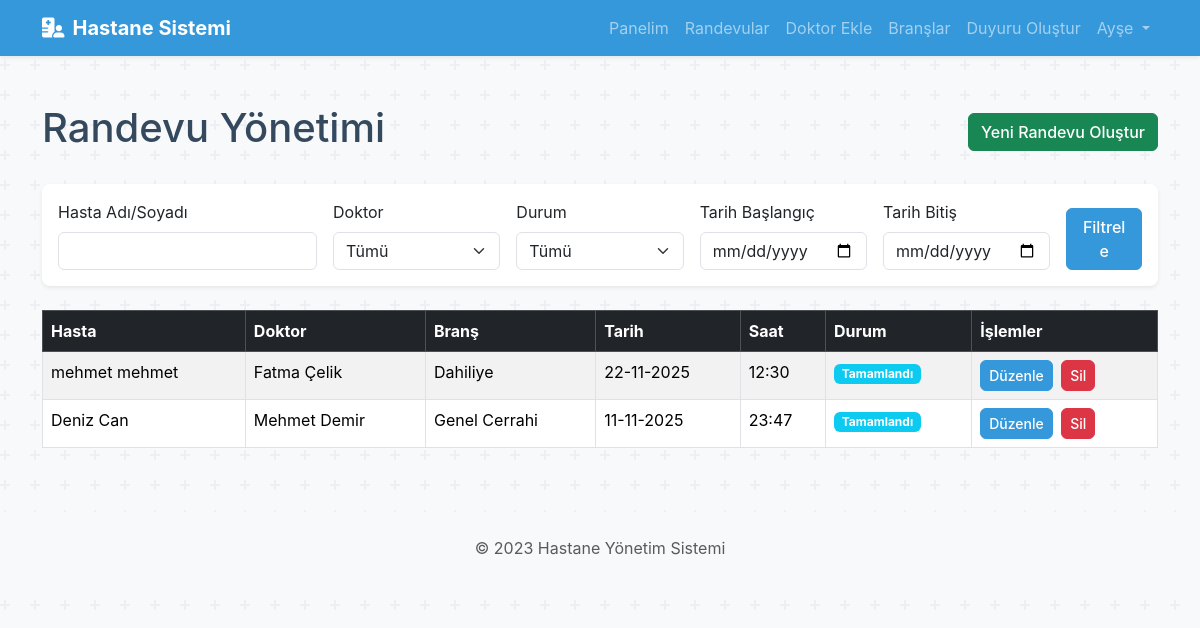
The app's page /sekreter_randevu_yonetimi (signed in) with its own data.
### app.py (models this page shows, shortened)
class Randevu(db.Model):
    id = db.Column(db.Integer, primary_key=True)
    hasta_id = db.Column(db.Integer, db.ForeignKey('kullanici.id'), nullable=False)
    doktor_id = db.Column(db.Integer, db.ForeignKey('kullanici.id'), nullable=False)
    tarih = db.Column(db.DateTime, nullable=False)
    sikayet = db.Column(db.Text, nullable=True)
    durum = db.Column(db.String(50), default='Bekleniyor') # Bekleniyor, Tamamlandı, İptal

class Kullanici(db.Model):
    id = db.Column(db.Integer, primary_key=True)
    email = db.Column(db.String(100), unique=True, nullable=False)
    sifre = db.Column(db.String(200), nullable=False)
    ad = db.Column(db.String(50), nullable=False)
    soyad = db.Column(db.String(50), nullable=False)
    rol = db.Column(db.String(20), nullable=False) # 'hasta', 'doktor', 'sekreter'
    __mapper_args__ = {
        'polymorphic_identity': 'kullanici',
        'polymorphic_on': rol
    }

class Hasta(Kullanici):
    __mapper_args__ = {'polymorphic_identity': 'hasta'}
    randevular = db.relationship(
        'Randevu',
        foreign_keys='Randevu.hasta_id',
        backref='hasta',
        lazy=True
    )

class Brans(db.Model):
    id = db.Column(db.Integer, primary_key=True)
    ad = db.Column(db.String(100), unique=True, nullable=False)
    emoji = db.Column(db.String(10), nullable=True) # Emoji için yeni alan
    doktorlar = db.relationship('Doktor', backref='brans', lazy=True)

### app.py (the view)
@app.route('/sekreter_randevu_yonetimi')
@login_required(role='sekreter')
def sekreter_randevu_yonetimi():
    q_hasta = request.args.get('q_hasta', '')
    q_doktor_id = request.args.get('q_doktor_id', '')
    q_durum = request.args.get('q_durum', '')
    q_tarih_bas = request.args.get('q_tarih_bas', '')
    q_tarih_bit = request.args.get('q_tarih_bit', '')
    doktor_alias = aliased(Doktor)
    hasta_alias = aliased(Hasta)
    query = Randevu.query.join(doktor_alias, Randevu.doktor_id == doktor_alias.id)\
                         .join(hasta_alias, Randevu.hasta_id == hasta_alias.id)
    if q_hasta:
        search = f"%{q_hasta}%"
        query = query.filter(or_(hasta_alias.ad.ilike(search), hasta_alias.soyad.ilike(search)))
    if q_doktor_id:
        query = query.filter(doktor_alias.id == q_doktor_id)
    if q_durum:
        query = query.filter(Randevu.durum == q_durum)
    if q_tarih_bas:
        tarih_bas = datetime.strptime(q_tarih_bas, '%Y-%m-%d')
        query = query.filter(Randevu.tarih >= tarih_bas)
    if q_tarih_bit:
        tarih_bit = datetime.strptime(q_tarih_bit, '%Y-%m-%d').replace(hour=23, minute=59, second=59)
        query = query.filter(Randevu.tarih <= tarih_bit)
    randevular = query.order_by(Randevu.tarih.desc()).all()
    doktorlar = Doktor.query.order_by(Doktor.ad).all()
    return render_template('sekreter_randevu_yonetimi.html', randevular=randevular, now=datetime.now(),
                           doktorlar=doktorlar, query_params=request.args)

### app.py (called while the page is built)
def login_required(role=None):
    def wrapper(fn):
        @wraps(fn)
        def decorated_view(*args, **kwargs):
            if 'user_id' not in session:
                flash('Bu sayfaya erişmek için giriş yapmalısınız.', 'warning')
                return redirect(url_for('index')) # Artık var olmayan 'login' yerine 'index'e (ana sayfa) yönlendir.
            if role and session['user_rol'] != role:
                flash('Bu sayfaya erişim yetkiniz yok.', 'danger')
                return redirect(url_for('index')) # Yetkisiz kullanıcıyı ana sayfaya veya kendi paneline yönlendir
            return fn(*args, **kwargs)
        return decorated_view
    return wrapper

### templates/sekreter_randevu_yonetimi.html (shortened to what this page needs)
{% extends "layout.html" %}
{% block content %}
    <div class="d-flex justify-content-between align-items-center mb-4">
        <h1>Randevu Yönetimi</h1>
        <a href="{{ url_for('sekreter_randevu_olustur') }}" class="btn btn-success">Yeni Randevu Oluştur</a>
    </div>
    <div class="card shadow-sm mb-4">
        <div class="card-body">
            <form method="GET" action="{{ url_for('sekreter_randevu_yonetimi') }}">
                <div class="row g-3 align-items-end">
                    <div class="col-md-3">
                        <label for="q_hasta" class="form-label">Hasta Adı/Soyadı</label>
                        <input type="text" class="form-control" id="q_hasta" name="q_hasta" value="{{ query_params.get('q_hasta', '') }}">
                    </div>
                    <div class="col-md-2">
                        <label for="q_doktor_id" class="form-label">Doktor</label>
                        <select class="form-select" id="q_doktor_id" name="q_doktor_id">
                            <option value="">Tümü</option>
                        </select>
                    </div>
                    <div class="col-md-2">
                        <label for="q_durum" class="form-label">Durum</label>
                        <select class="form-select" id="q_durum" name="q_durum">
                            <option value="">Tümü</option>
                        </select>
                    </div>
                    <div class="col-md-2"><label for="q_tarih_bas" class="form-label">Tarih Başlangıç</label><input type="date" class="form-control" id="q_tarih_bas" name="q_tarih_bas" value="{{ query_params.get('q_tarih_bas', '') }}"></div>
                    <div class="col-md-2"><label for="q_tarih_bit" class="form-label">Tarih Bitiş</label><input type="date" class="form-control" id="q_tarih_bit" name="q_tarih_bit" value="{{ query_params.get('q_tarih_bit', '') }}"></div>
                    <div class="col-md-1"><button type="submit" class="btn btn-primary w-100">Filtrele</button></div>
                </div>
            </form>
        </div>
    </div>
    {% if randevular %}
        <div class="table-responsive">
            <table class="table table-striped table-hover table-bordered">
                <thead class="table-dark">
                    <tr>
                        <th>Hasta</th>
                        <th>Doktor</th>
                        <th>Branş</th>
                        <th>Tarih</th>
                        <th>Saat</th>
                        <th>Durum</th>
                        <th>İşlemler</th>
                    </tr>
                </thead>
                <tbody>
                    {% for randevu in randevular %}
                    <tr>
                        <td>{{ randevu.hasta.ad }} {{ randevu.hasta.soyad }}</td>
                        <td>{{ randevu.doktor.ad }} {{ randevu.doktor.soyad }}</td>
                        <td>{{ randevu.doktor.brans.ad if randevu.doktor.brans else 'N/A' }}</td>
                        <td>{{ randevu.tarih.strftime('%d-%m-%Y') }}</td>
                        <td>{{ randevu.tarih.strftime('%H:%M') }}</td>
                        <td>
                            {% if randevu.durum == 'İptal Edildi' %}
                                <span class="badge bg-danger">{{ randevu.durum }}</span>
                            {% elif randevu.tarih < now %}
                                <span class="badge bg-secondary">Tamamlandı</span>
                            {% else %}
                                <span class="badge bg-info">{{ randevu.durum }}</span>
                            {% endif %}
                        </td>
                        <td>
                            <a href="{{ url_for('sekreter_randevu_duzenle', randevu_id=randevu.id) }}" class="btn btn-primary btn-sm">Düzenle</a>
                            <form action="{{ url_for('sekreter_randevu_sil', randevu_id=randevu.id) }}" method="POST" class="d-inline ms-1">
                                <button type="submit" class="btn btn-danger btn-sm" onclick="return confirm('Bu randevuyu kalıcı olarak silmek istediğinizden emin misiniz?')">Sil</button>
                            </form>
                        </td>
                    </tr>
                    {% endfor %}
                </tbody>
            </table>
        </div>
    {% else %}
        <div class="alert alert-info" role="alert">Sistemde kayıtlı randevu bulunmamaktadır.</div>
    {% endif %}
{% endblock %}

### static/style.css (style rules this page uses)
:root { --primary-color: #3498db; --success-color: #2ecc71; --light-bg: #ecf0f1; --dark-text: #34495e; }
body { background-color: #f8f9fa; font-family: -apple-system, BlinkMacSystemFont, "Segoe UI", Roboto, "Helvetica Neue", Arial, sans-serif; color: var(--dark-text); }
.card { border: none; transition: transform 0.2s ease-in-out, box-shadow 0.2s ease-in-out; border-radius: 0.5rem; }
.btn { transition: background-color 0.2s ease-in-out, border-color 0.2s ease-in-out; border-radius: 0.375rem; font-weight: 500; }
.btn-primary { background-color: var(--primary-color); border-color: var(--primary-color); }

### records on screen
Randevu: hasta.ad "mehmet", hasta.soyad "mehmet", doktor.ad "Fatma", doktor.soyad "Çelik", doktor.brans "Dahiliye", tarih "22-11-2025", tarih "12:30", durum "Tamamlandı"
Randevu: hasta.ad "Deniz", hasta.soyad "Can", doktor.ad "Mehmet", doktor.soyad "Demir", doktor.brans "Genel Cerrahi", tarih "11-11-2025", tarih "23:47", durum "Tamamlandı"

### other values on screen
{{ session['user_ad'] }} "Ayşe"
